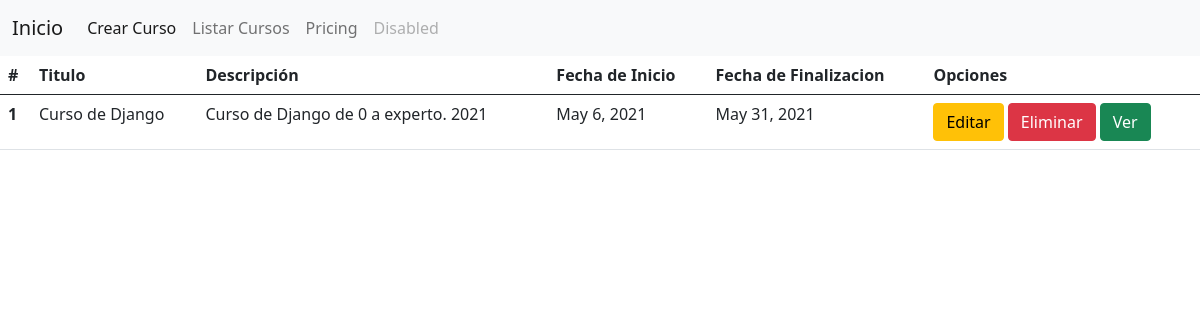
Page /cursos/listar_cursos/ on the earlier database version.
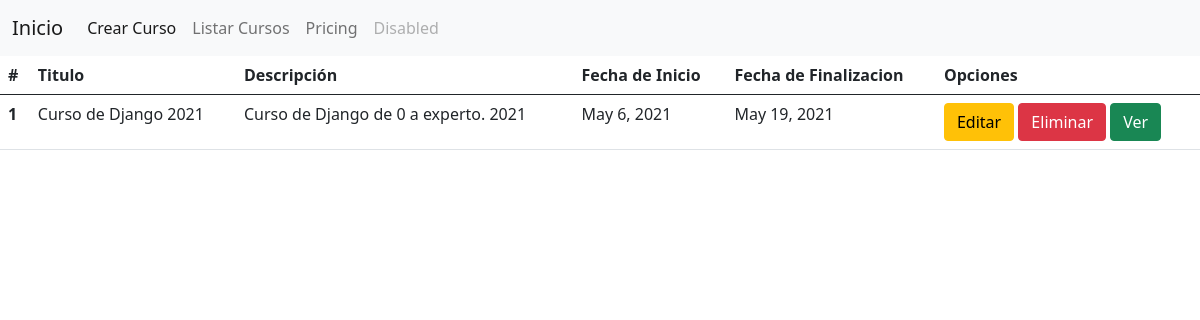
Same page on the later database version.
### apps/cursos/models.py (models this page shows, shortened)
class Curso(models.Model):
    id = models.AutoField(primary_key = True)
    titulo = models.CharField('Titulo del Curso', max_length=50)
    fecha_inicio = models.DateField('Fecha de Inicio', max_length=50)
    fecha_termino = models.DateField('Fecha de Finalización', max_length=50)
    descripcion = models.CharField('Descripción del Curso', max_length=50)
    class Meta:
        verbose_name = 'Curso'
        verbose_name_plural = 'Cursos'

### apps/cursos/views.py (the view)
# urls.py: path('listar_cursos/', listarCursos, name='listar_cursos'),
def listarCursos(request):
    cursos = Curso.objects.all()
    return render(request, 'cursos/listar_cursos.html', {'cursos': cursos})

### templates/cursos/listar_cursos.html (shortened to what this page needs)
{% extends 'index.html' %}
{% block body %}
<table class="table">
    <thead>
      <tr>
        <th scope="col">#</th>
        <th scope="col">Titulo</th>
        <th scope="col">Descripción</th>
        <th scope="col">Fecha de Inicio</th>
        <th scope="col">Fecha de Finalizacion</th>
        <th scope="col">Opciones</th>
      </tr>
    </thead>
    <tbody>
    {% for curso in cursos  %}
      <tr>
        <th scope="row">{{ curso.id }}</th>
        <td>{{ curso.titulo }}</td>
        <td>{{ curso.descripcion }}</td>
        <td>{{ curso.fecha_inicio }}</td>
        <td>{{ curso.fecha_termino }}</td>
        <td><a class="btn btn-warning" href="{% url 'cursos:editar_curso' curso.id %}">Editar</a>
            <a class="btn btn-danger" href="{% url 'cursos:eliminar_curso' curso.id %}">Eliminar</a>
            <a class="btn btn-success" href="{% url 'cursos:detalle_curso' curso.id %}">Ver</a>
        </td>
      </tr>
    {% endfor %}
    </tbody>
  </table>
{% endblock body %}

### templates/index.html (shortened to what this page needs)
<html lang="en">
  <head>
    <link
      href="https://cdn.jsdelivr.net/npm/bootstrap@5.0.0-beta3/dist/css/bootstrap.min.css"
      rel="stylesheet"
    />
  </head>
  <body>
  <nav class="navbar navbar-expand-lg navbar-light bg-light">
      <div class="container-fluid">
        <a class="navbar-brand" href="{% url 'index' %}">Inicio</a>
        <div class="collapse navbar-collapse" id="navbarNavAltMarkup">
          <div class="navbar-nav">
            <a class="nav-link active" aria-current="page" href="{% url 'cursos:crear_curso' %}">Crear Curso</a>
            <a class="nav-link" href="{% url 'cursos:listar_cursos' %}">Listar Cursos</a>
            <a class="nav-link" href="#">Pricing</a>
            <a
              class="nav-link disabled"
              href="#"
              tabindex="-1"
              aria-disabled="true"
              >Disabled</a
            >
          </div>
        </div>
      </div>
    </nav>
    {% block body %}
    {% endblock body %}
  </body>
</html>

Differences in the rows shown:
changed Curso id 1: titulo "Curso de Django" → "Curso de Django 2021"; fecha_termino "May 31, 2021" → "May 19, 2021"
